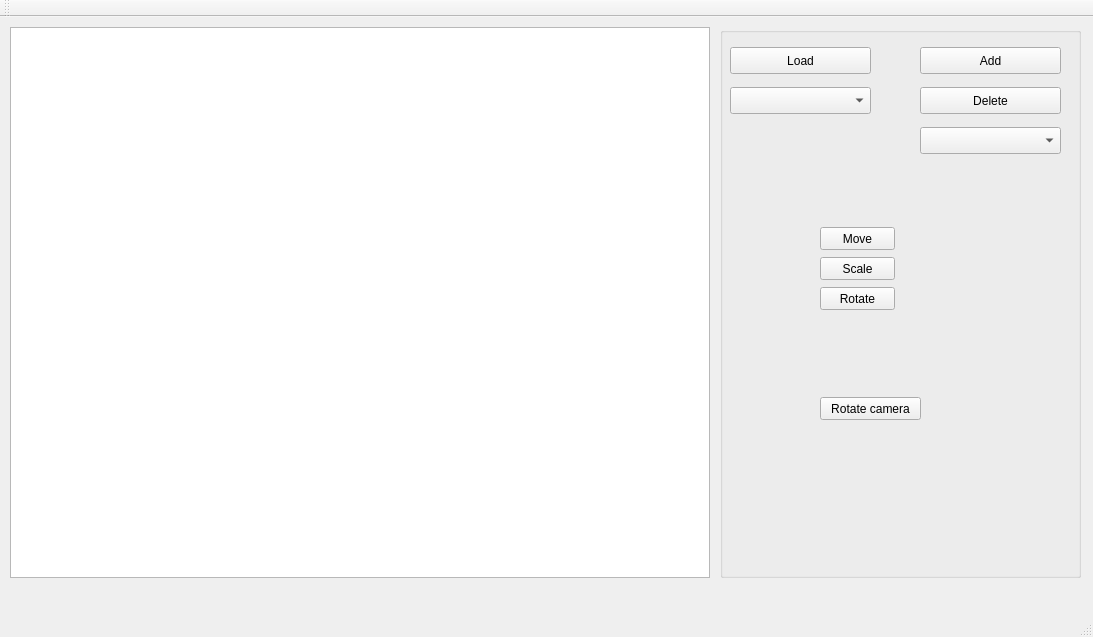
<?xml version="1.0" encoding="UTF-8"?>
<ui version="4.0">
 <class>MainWindow</class>
 <widget class="QMainWindow" name="MainWindow">
  <property name="geometry">
   <rect>
    <x>0</x>
    <y>0</y>
    <width>1093</width>
    <height>637</height>
   </rect>
  </property>
  <property name="windowTitle">
   <string>MainWindow</string>
  </property>
  <widget class="QWidget" name="centralWidget">
   <widget class="QGraphicsView" name="Canvas">
    <property name="geometry">
     <rect>
      <x>10</x>
      <y>10</y>
      <width>700</width>
      <height>551</height>
     </rect>
    </property>
    <property name="toolTip">
     <string/>
    </property>
    <property name="statusTip">
     <string/>
    </property>
    <property name="verticalScrollBarPolicy">
     <enum>Qt::ScrollBarAlwaysOff</enum>
    </property>
   </widget>
   <widget class="QGroupBox" name="groupBox_2">
    <property name="geometry">
     <rect>
      <x>720</x>
      <y>10</y>
      <width>361</width>
      <height>551</height>
     </rect>
    </property>
    <property name="autoFillBackground">
     <bool>true</bool>
    </property>
    <property name="title">
     <string/>
    </property>
    <widget class="QPushButton" name="LoadButton">
     <property name="geometry">
      <rect>
       <x>10</x>
       <y>20</y>
       <width>141</width>
       <height>27</height>
      </rect>
     </property>
     <property name="text">
      <string>Load</string>
     </property>
    </widget>
    <widget class="QPushButton" name="AddButton">
     <property name="geometry">
      <rect>
       <x>200</x>
       <y>20</y>
       <width>141</width>
       <height>27</height>
      </rect>
     </property>
     <property name="text">
      <string>Add</string>
     </property>
    </widget>
    <widget class="QPushButton" name="DeleteButton">
     <property name="geometry">
      <rect>
       <x>200</x>
       <y>60</y>
       <width>141</width>
       <height>27</height>
      </rect>
     </property>
     <property name="text">
      <string>Delete</string>
     </property>
    </widget>
    <widget class="QComboBox" name="ModelBox">
     <property name="geometry">
      <rect>
       <x>10</x>
       <y>60</y>
       <width>141</width>
       <height>27</height>
      </rect>
     </property>
    </widget>
    <widget class="QComboBox" name="CameraBox">
     <property name="geometry">
      <rect>
       <x>200</x>
       <y>100</y>
       <width>141</width>
       <height>27</height>
      </rect>
     </property>
    </widget>
    <widget class="QPushButton" name="moveButton">
     <property name="geometry">
      <rect>
       <x>100</x>
       <y>200</y>
       <width>75</width>
       <height>23</height>
      </rect>
     </property>
     <property name="text">
      <string>Move</string>
     </property>
    </widget>
    <widget class="QPushButton" name="scaleButton">
     <property name="geometry">
      <rect>
       <x>100</x>
       <y>230</y>
       <width>75</width>
       <height>23</height>
      </rect>
     </property>
     <property name="text">
      <string>Scale</string>
     </property>
    </widget>
    <widget class="QPushButton" name="rotateButton">
     <property name="geometry">
      <rect>
       <x>100</x>
       <y>260</y>
       <width>75</width>
       <height>23</height>
      </rect>
     </property>
     <property name="text">
      <string>Rotate</string>
     </property>
    </widget>
    <widget class="QPushButton" name="rotateCameraButton">
     <property name="geometry">
      <rect>
       <x>100</x>
       <y>370</y>
       <width>101</width>
       <height>23</height>
      </rect>
     </property>
     <property name="text">
      <string>Rotate camera</string>
     </property>
    </widget>
   </widget>
  </widget>
  <widget class="QMenuBar" name="menuBar">
   <property name="geometry">
    <rect>
     <x>0</x>
     <y>0</y>
     <width>1093</width>
     <height>21</height>
    </rect>
   </property>
  </widget>
  <widget class="QToolBar" name="mainToolBar">
   <attribute name="toolBarArea">
    <enum>TopToolBarArea</enum>
   </attribute>
   <attribute name="toolBarBreak">
    <bool>false</bool>
   </attribute>
  </widget>
  <widget class="QStatusBar" name="statusBar"/>
 </widget>
 <layoutdefault spacing="6" margin="11"/>
 <resources/>
 <connections/>
</ui>
